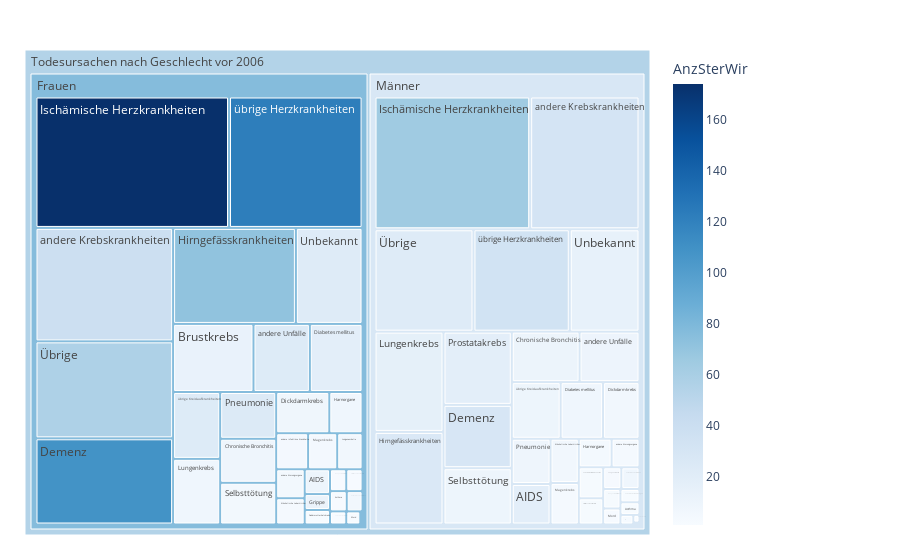

Here is the notebook cell this chart was saved with:
### Code cell
df = mySelYearsVor2006
fig = px.treemap(df, path=[px.Constant("Todesursachen nach Geschlecht vor 2006"), 'Geschlecht', 'Todesursache'], values='AnzSterWir',
                color='AnzSterWir', hover_data=['Todesursache'],
                color_continuous_scale='blues')
                #color_continuous_midpoint=np.average(df['AnzBestWir'], weights=df['AnzBestWir']))
fig.update_traces(root_color="lightgrey")
fig.update_layout(margin = dict(t=50, l=25, r=250, b=25))
fig.show()

### Figure 1 — Plotly figure (JSON) as saved in the notebook; plotly's stock layout.template omitted (floating-point values rounded to 4 significant figures; data arrays with more than 128 entries replaced by an {"elided": "..."} marker saying what was removed)
{"data": [{"branchvalues": "total", "customdata": {"elided": "67x2 mixed values"}, "domain": {"x": [0, 1], "y": [0, 1]}, "hovertemplate": "labels=%{label}<br>AnzSterWir_sum=%{value}<br>parent=%{parent}<br>id=%{id}<br>Todesursache=%{customdata[0]}<br>AnzSterWir=%{color}<extra></extra>", "ids": ["Todesursachen nach Geschlecht vor 2006/Frauen/AIDS", "Todesursachen nach Geschlecht vor 2006/Männer/AIDS", "Todesursachen nach Geschlecht vor 2006/Frauen/Alkoholische Leberzirrhose", "Todesursachen nach Geschlecht vor 2006/Männer/Alkoholische Leberzirrhose", "Todesursachen nach Geschlecht vor 2006/Frauen/Asthma", "Todesursachen nach Geschlecht vor 2006/Männer/Asthma", "Todesursachen nach Geschlecht vor 2006/Frauen/Brustkrebs", "Todesursachen nach Geschlecht vor 2006/Männer/Brustkrebs", "Todesursachen nach Geschlecht vor 2006/Frauen/Chronische Bronchitis", "Todesursachen nach Geschlecht vor 2006/Männer/Chronische Bronchitis", "Todesursachen nach Geschlecht vor 2006/Frauen/Demenz", "Todesursachen nach Geschlecht vor 2006/Männer/Demenz", "Todesursachen nach Geschlecht vor 2006/Frauen/Diabetes mellitus", "Todesursachen nach Geschlecht vor 2006/Männer/Diabetes mellitus", "Todesursachen nach Geschlecht vor 2006/Frauen/Dickdarmkrebs", "Todesursachen nach Geschlecht vor 2006/Männer/Dickdarmkrebs", "Todesursachen nach Geschlecht vor 2006/Frauen/Gebärmutterhalskrebs", "Todesursachen nach Geschlecht vor 2006/Frauen/Grippe", "Todesursachen nach Geschlecht vor 2006/Männer/Grippe", "Todesursachen nach Geschlecht vor 2006/Frauen/Harnorgane", "Todesursachen nach Geschlecht vor 2006/Männer/Harnorgane", "Todesursachen nach Geschlecht vor 2006/Frauen/Hirngefässkrankheiten", "Todesursachen nach Geschlecht vor 2006/Männer/Hirngefässkrankheiten", "Todesursachen nach Geschlecht vor 2006/Frauen/Ischämische Herzkrankheiten", "Todesursachen nach Geschlecht vor 2006/Männer/Ischämische Herzkrankheiten", "Todesursachen nach Geschlecht vor 2006/Frauen/Kongenitale Missbildungen", "Todesursachen nach Geschlecht vor 2006/Männer/Kongenitale Missbildungen", "Todesursachen nach Geschlecht vor 2006/Frauen/Lungenembolie", "Todesursachen nach Geschlecht vor 2006/Männer/Lungenembolie", "Todesursachen nach Geschlecht vor 2006/Frauen/Lungenkrebs", "Todesursachen nach Geschlecht vor 2006/Männer/Lungenkrebs", "Todesursachen nach Geschlecht vor 2006/Frauen/Magenkrebs", "Todesursachen nach Geschlecht vor 2006/Männer/Magenkrebs", "Todesursachen nach Geschlecht vor 2006/Frauen/Mord", "Todesursachen nach Geschlecht vor 2006/Männer/Mord", "Todesursachen nach Geschlecht vor 2006/Frauen/Perinatale Todesursachen", "Todesursachen nach Geschlecht vor 2006/Männer/Perinatale Todesursachen", "Todesursachen nach Geschlecht vor 2006/Frauen/Pneumonie", "Todesursachen nach Geschlecht vor 2006/Männer/Pneumonie", "Todesursachen nach Geschlecht vor 2006/Männer/Prostatakrebs", "Todesursachen nach Geschlecht vor 2006/Frauen/Selbsttötung", "Todesursachen nach Geschlecht vor 2006/Männer/Selbsttötung", "Todesursachen nach Geschlecht vor 2006/Frauen/Strassenverkehrsunfälle", "Todesursachen nach Geschlecht vor 2006/Männer/Strassenverkehrsunfälle", "Todesursachen nach Geschlecht vor 2006/Frauen/Tuberkulose", "Todesursachen nach Geschlecht vor 2006/Männer/Tuberkulose", "Todesursachen nach Geschlecht vor 2006/Frauen/Unbekannt", "Todesursachen nach Geschlecht vor 2006/Männer/Unbekannt", "Todesursachen nach Geschlecht vor 2006/Frauen/andere Atmungsorgane", "Todesursachen nach Geschlecht vor 2006/Männer/andere Atmungsorgane", "Todesursachen nach Geschlecht vor 2006/Frauen/andere Gewalteinwirkungen", "Todesursachen nach Geschlecht vor 2006/Männer/andere Gewalteinwirkungen", "Todesursachen nach Geschlecht vor 2006/Frauen/andere Krebskrankheiten", "Todesursachen nach Geschlecht vor 2006/Männer/andere Krebskrankheiten", "Todesursachen nach Geschlecht vor 2006/Frauen/andere Unfälle", "Todesursachen nach Geschlecht vor 2006/Männer/andere Unfälle", "Todesursachen nach Geschlecht vor 2006/Frauen/andere infektiöse Krankheiten", "Todesursachen nach Geschlecht vor 2006/Männer/andere infektiöse Krankheiten", "Todesursachen nach Geschlecht vor 2006/Frauen/Übrige", "Todesursachen nach Geschlecht vor 2006/Männer/Übrige", "Todesursachen nach Geschlecht vor 2006/Frauen/übrige Herzkrankheiten", "Todesursachen nach Geschlecht vor 2006/Männer/übrige Herzkrankheiten", "Todesursachen nach Geschlecht vor 2006/Frauen/übrige Kreislaufkrankheiten", "Todesursachen nach Geschlecht vor 2006/Männer/übrige Kreislaufkrankheiten", "Todesursachen nach Geschlecht vor 2006/Frauen", "Todesursachen nach Geschlecht vor 2006/Männer", "Todesursachen nach Geschlecht vor 2006"], "labels": ["AIDS", "AIDS", "Alkoholische Leberzirrhose", "Alkoholische Leberzirrhose", "Asthma", "Asthma", "Brustkrebs", "Brustkrebs", "Chronische Bronchitis", "Chronische Bronchitis", "Demenz", "Demenz", "Diabetes mellitus", "Diabetes mellitus", "Dickdarmkrebs", "Dickdarmkrebs", "Gebärmutterhalskrebs", "Grippe", "Grippe", "Harnorgane", "Harnorgane", "Hirngefässkrankheiten", "Hirngefässkrankheiten", "Ischämische Herzkrankheiten", "Ischämische Herzkrankheiten", "Kongenitale Missbildungen", "Kongenitale Missbildungen", "Lungenembolie", "Lungenembolie", "Lungenkrebs", "Lungenkrebs", "Magenkrebs", "Magenkrebs", "Mord", "Mord", "Perinatale Todesursachen", "Perinatale Todesursachen", "Pneumonie", "Pneumonie", "Prostatakrebs", "Selbsttötung", "Selbsttötung", "Strassenverkehrsunfälle", "Strassenverkehrsunfälle", "Tuberkulose", "Tuberkulose", "Unbekannt", "Unbekannt", "andere Atmungsorgane", "andere Atmungsorgane", "andere Gewalteinwirkungen", "andere Gewalteinwirkungen", "andere Krebskrankheiten", "andere Krebskrankheiten", "andere Unfälle", "andere Unfälle", "andere infektiöse Krankheiten", "andere infektiöse Krankheiten", "Übrige", "Übrige", "übrige Herzkrankheiten", "übrige Herzkrankheiten", "übrige Kreislaufkrankheiten", "übrige Kreislaufkrankheiten", "Frauen", "Männer", "Todesursachen nach Geschlecht vor 2006"], "level": "Todesursachen nach Geschlecht vor 2006", "marker": {"coloraxis": "coloraxis", "colors": [9.245, 18.53, 3.254, 6.019, 2.018, 1.439, 12.89, 1, 8.904, 10.57, 108.8, 29.23, 18.55, 7.611, 7.921, 6.504, 1.548, 11.79, 2.333, 7.675, 4.208, 71.3, 26.71, 174.2, 64.86, 1.9, 2.404, 5.844, 3.09, 7.676, 16.38, 4.435, 3.513, 1.581, 1.766, 6.222, 7.746, 24.1, 9.121, 17.98, 5.431, 9.774, 2, 2.578, 1.4, 1.25, 22.48, 15.06, 5.561, 3.504, 1.389, 1.465, 38.65, 31.59, 23.32, 9.93, 4.845, 2.519, 57.3, 23.01, 122.7, 33.97, 23.25, 9.408, 76.54, 28.3, 54.86]}, "name": "", "parents": ["Todesursachen nach Geschlecht vor 2006/Frauen", "Todesursachen nach Geschlecht vor 2006/Männer", "Todesursachen nach Geschlecht vor 2006/Frauen", "Todesursachen nach Geschlecht vor 2006/Männer", "Todesursachen nach Geschlecht vor 2006/Frauen", "Todesursachen nach Geschlecht vor 2006/Männer", "Todesursachen nach Geschlecht vor 2006/Frauen", "Todesursachen nach Geschlecht vor 2006/Männer", "Todesursachen nach Geschlecht vor 2006/Frauen", "Todesursachen nach Geschlecht vor 2006/Männer", "Todesursachen nach Geschlecht vor 2006/Frauen", "Todesursachen nach Geschlecht vor 2006/Männer", "Todesursachen nach Geschlecht vor 2006/Frauen", "Todesursachen nach Geschlecht vor 2006/Männer", "Todesursachen nach Geschlecht vor 2006/Frauen", "Todesursachen nach Geschlecht vor 2006/Männer", "Todesursachen nach Geschlecht vor 2006/Frauen", "Todesursachen nach Geschlecht vor 2006/Frauen", "Todesursachen nach Geschlecht vor 2006/Männer", "Todesursachen nach Geschlecht vor 2006/Frauen", "Todesursachen nach Geschlecht vor 2006/Männer", "Todesursachen nach Geschlecht vor 2006/Frauen", "Todesursachen nach Geschlecht vor 2006/Männer", "Todesursachen nach Geschlecht vor 2006/Frauen", "Todesursachen nach Geschlecht vor 2006/Männer", "Todesursachen nach Geschlecht vor 2006/Frauen", "Todesursachen nach Geschlecht vor 2006/Männer", "Todesursachen nach Geschlecht vor 2006/Frauen", "Todesursachen nach Geschlecht vor 2006/Männer", "Todesursachen nach Geschlecht vor 2006/Frauen", "Todesursachen nach Geschlecht vor 2006/Männer", "Todesursachen nach Geschlecht vor 2006/Frauen", "Todesursachen nach Geschlecht vor 2006/Männer", "Todesursachen nach Geschlecht vor 2006/Frauen", "Todesursachen nach Geschlecht vor 2006/Männer", "Todesursachen nach Geschlecht vor 2006/Frauen", "Todesursachen nach Geschlecht vor 2006/Männer", "Todesursachen nach Geschlecht vor 2006/Frauen", "Todesursachen nach Geschlecht vor 2006/Männer", "Todesursachen nach Geschlecht vor 2006/Männer", "Todesursachen nach Geschlecht vor 2006/Frauen", "Todesursachen nach Geschlecht vor 2006/Männer", "Todesursachen nach Geschlecht vor 2006/Frauen", "Todesursachen nach Geschlecht vor 2006/Männer", "Todesursachen nach Geschlecht vor 2006/Frauen", "Todesursachen nach Geschlecht vor 2006/Männer", "Todesursachen nach Geschlecht vor 2006/Frauen", "Todesursachen nach Geschlecht vor 2006/Männer", "Todesursachen nach Geschlecht vor 2006/Frauen", "Todesursachen nach Geschlecht vor 2006/Männer", "Todesursachen nach Geschlecht vor 2006/Frauen", "Todesursachen nach Geschlecht vor 2006/Männer", "Todesursachen nach Geschlecht vor 2006/Frauen", "Todesursachen nach Geschlecht vor 2006/Männer", "Todesursachen nach Geschlecht vor 2006/Frauen", "Todesursachen nach Geschlecht vor 2006/Männer", "Todesursachen nach Geschlecht vor 2006/Frauen", "Todesursachen nach Geschlecht vor 2006/Männer", "Todesursachen nach Geschlecht vor 2006/Frauen", "Todesursachen nach Geschlecht vor 2006/Männer", "Todesursachen nach Geschlecht vor 2006/Frauen", "Todesursachen nach Geschlecht vor 2006/Männer", "Todesursachen nach Geschlecht vor 2006/Frauen", "Todesursachen nach Geschlecht vor 2006/Männer", "Todesursachen nach Geschlecht vor 2006", "Todesursachen nach Geschlecht vor 2006", ""], "root": {"color": "lightgrey"}, "type": "treemap", "values": [106, 267, 126, 212, 57, 41, 923, 2, 416, 581, 2000, 735, 605, 409, 369, 351, 62, 68, 21, 231, 159, 1988, 1085, 4289, 3513, 60, 57, 154, 67, 521, 1175, 177, 199, 31, 47, 54, 67, 442, 298, 850, 394, 654, 60, 109, 5, 8, 1079, 1214, 139, 135, 36, 43, 2632, 2468, 647, 514, 194, 129, 2249, 1722, 2960, 1677, 531, 471, 23605, 19280, 42885]}], "layout": {"autosize": true, "coloraxis": {"colorbar": {"title": {"text": "AnzSterWir"}}, "colorscale": [[0, "rgb(247,251,255)"], [0.125, "rgb(222,235,247)"], [0.25, "rgb(198,219,239)"], [0.375, "rgb(158,202,225)"], [0.5, "rgb(107,174,214)"], [0.625, "rgb(66,146,198)"], [0.75, "rgb(33,113,181)"], [0.875, "rgb(8,81,156)"], [1, "rgb(8,48,107)"]]}, "legend": {"tracegroupgap": 0}, "margin": {"b": 25, "l": 25, "r": 250, "t": 50}}}
